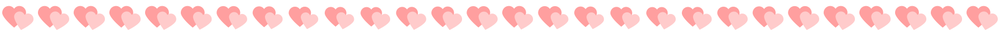
#> input picture tools/python/split_image/1482.gif, 1000 x 36 px, shrunk from 1792 x 64 before the run
$ python split.py
#> lines starting #> are read from the running program, lines starting #| are printed output that depends on the picture
# Created by 牧野 CSDN
from PIL import Image

img_path = './1482.gif'
split_img_width = 64
split_img_height = 64

img_path = img_path.replace("\\", "/")
img_name = img_path[img_path.rindex('/') + 1:]
img_name_dot_idx = img_name.rindex('.')
img = Image.open(img_path)
#> img is the input picture: PIL image 1000x36 P; mean R, G, B 255, 227.6, 227.6

width, height = img.size
#> width = 1000; height = 36
img.close()

curr = 0
i = 1
while curr < width:
    img = Image.open(img_path)
    sub_img_name = "_%d" % i
    # 前两个坐标点是左上角坐标
    # 后两个坐标点是右下角坐标
    # width在前， height在后
    box = (curr, 0, curr + split_img_width, split_img_height)
    region = img.crop(box)
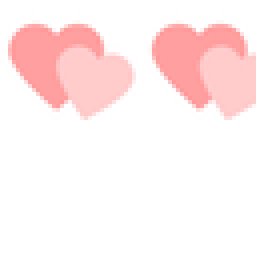
#> region: PIL image 64x64 P (shown 4 times larger); mean R, G, B 255, 237.5, 237.5
    region.save("./splits/"+img_name[:img_name_dot_idx] + sub_img_name + '.png')
    i += 1
    curr += split_img_width
    img.close()
